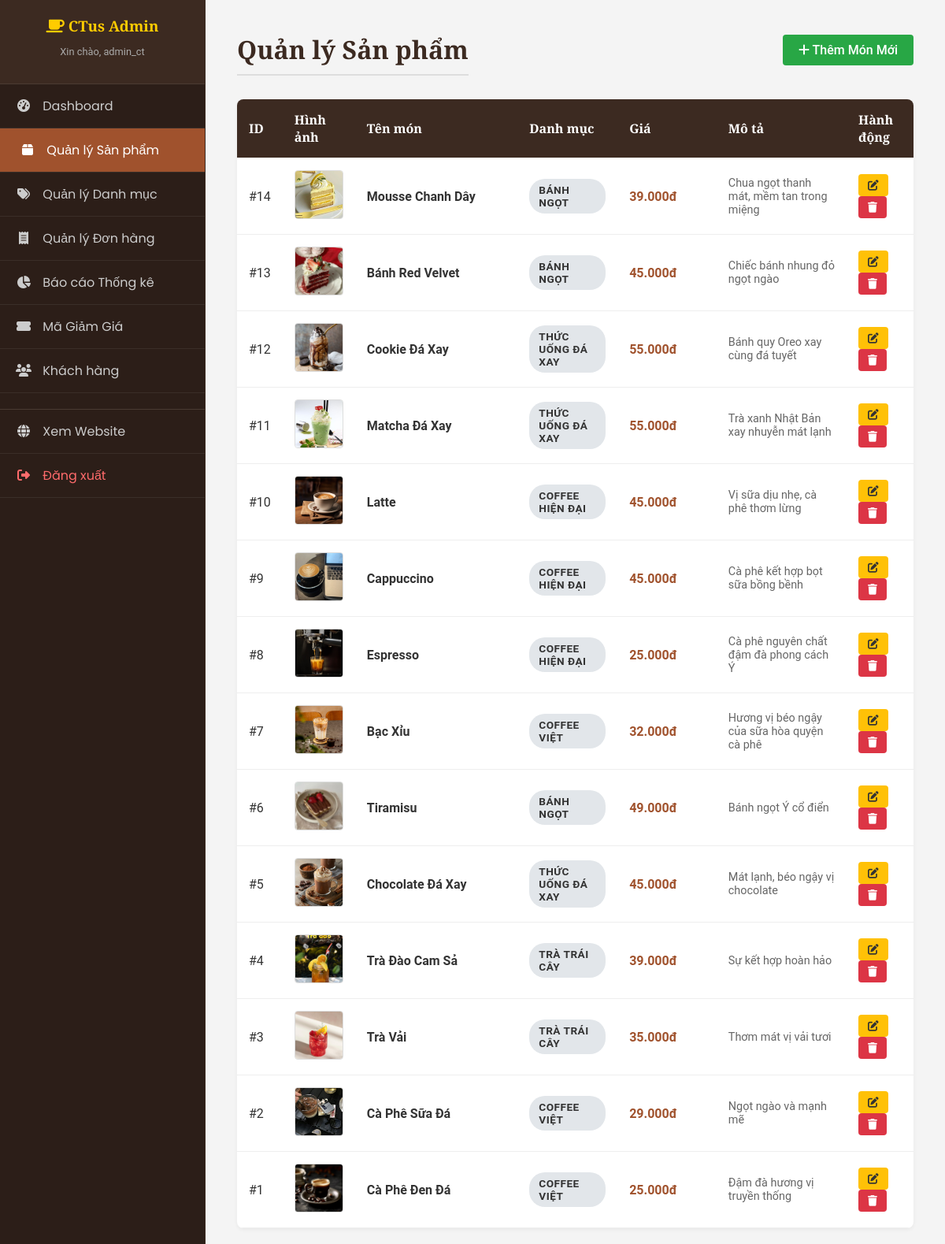
The page /src/admin/products.php (signed in) on the database its author committed.
### tables this page shows
CREATE TABLE IF NOT EXISTS `products` (
  `id` int NOT NULL AUTO_INCREMENT,
  `category_id` int NOT NULL,
  `name` varchar(255) NOT NULL,
  `price` decimal(10,0) NOT NULL,
  `description` text,
  `image` varchar(255) DEFAULT NULL,
  `created_at` timestamp NULL DEFAULT CURRENT_TIMESTAMP,
  PRIMARY KEY (`id`),
  KEY `category_id` (`category_id`)
);

CREATE TABLE IF NOT EXISTS `categories` (
  `id` int NOT NULL AUTO_INCREMENT,
  `name` varchar(100) NOT NULL,
  PRIMARY KEY (`id`),
  UNIQUE KEY `name` (`name`)
);

### src/admin/products.php (the view, shortened to what this page needs)
<?php
include 'includes/header.php';
$sql = "SELECT p.*, c.name as category_name
        FROM products p
        LEFT JOIN categories c ON p.category_id = c.id
        ORDER BY p.id DESC";
$result = $conn->query($sql);
?>
<main class="admin-content">
    <div style="display: flex; justify-content: space-between; align-items: center;">
        <h1 class="admin-page-title">Quản lý Sản phẩm</h1>
        <a href="product_form.php" class="btn-admin btn-add-new"><i class="fas fa-plus"></i> Thêm Món Mới</a>
    </div>
    <table class="admin-table">
        <thead>
            <tr>
                <th width="5%">ID</th>
                <th width="10%">Hình ảnh</th>
                <th width="25%">Tên món</th>
                <th width="15%">Danh mục</th>
                <th width="15%">Giá</th>
                <th width="20%">Mô tả</th>
                <th width="10%">Hành động</th>
            </tr>
        </thead>
        <tbody>
            <?php if ($result->num_rows > 0): ?>
                <?php while ($row = $result->fetch_assoc()): ?>
                <tr>
                    <td>#<?php echo $row['id']; ?></td>
                    <td>
                        <img src="../assets/images/<?php echo htmlspecialchars($row['image']); ?>"
                             alt="Img" onerror="this.src='https://via.placeholder.com/60'">
                    </td>
                    <td><strong><?php echo htmlspecialchars($row['name']); ?></strong></td>
                    <td><span class="status-badge status-Processing" style="background:#e2e6ea; color:#333; border:none;"><?php echo htmlspecialchars($row['category_name']); ?></span></td>
                    <td style="color: #A0522D; font-weight: bold;"><?php echo number_format($row['price'], 0, ',', '.'); ?>đ</td>
                    <td style="font-size: 0.9em; color: #666;">
                        <?php echo mb_strimwidth(htmlspecialchars($row['description']), 0, 50, "..."); ?>
                    </td>
                    <td>
                        <a href="product_form.php?id=<?php echo $row['id']; ?>" class="btn-admin btn-edit" title="Sửa"><i class="fas fa-edit"></i></a>
                        <a href="products.php?delete_id=<?php echo $row['id']; ?>"
                           class="btn-admin btn-delete"
                           onclick="return confirm('Bạn chắc chắn muốn xóa món này?');" title="Xóa"><i class="fas fa-trash"></i></a>
                    </td>
                </tr>
                <?php endwhile; ?>
            <?php else: ?>
                <tr><td colspan="7" style="text-align:center;">Chưa có sản phẩm nào.</td></tr>
            <?php endif; ?>
        </tbody>
    </table>
</main>
<?php include 'includes/footer.php'; ?>

### src/admin/includes/header.php (shortened to what this page needs)
<?php
$current_page = basename($_SERVER['PHP_SELF']);
?>
<!DOCTYPE html>
<html lang="vi">
<head>
    <link rel="stylesheet" href="https://cdnjs.cloudflare.com/ajax/libs/font-awesome/6.4.0/css/all.min.css">
    <link rel="stylesheet" href="../assets/css/style.css">
</head>
<body>
    <div class="admin-wrapper">
<nav class="admin-sidebar">
    <div class="admin-sidebar-header">
        <h3><i class="fas fa-coffee"></i> CTus Admin</h3>
        <p style="font-size: 0.8em; color: #aaa;">Xin chào, <?php echo htmlspecialchars($_SESSION['username']); ?></p>
    </div>
    <ul class="admin-menu">
        <li>
            <a href="index.php" class="<?php echo ($current_page == 'index.php') ? 'active' : ''; ?>">
                <i class="fas fa-tachometer-alt"></i> Dashboard
            </a>
        </li>
        <li>
            <a href="products.php" class="<?php echo ($current_page == 'products.php') ? 'active' : ''; ?>">
                <i class="fas fa-box"></i> Quản lý Sản phẩm
            </a>
        </li>
        <li>
            <a href="categories.php" class="<?php echo ($current_page == 'categories.php') ? 'active' : ''; ?>">
                <i class="fas fa-tags"></i> Quản lý Danh mục
            </a>
        </li>
        <li>
            <a href="orders.php" class="<?php echo ($current_page == 'orders.php') ? 'active' : ''; ?>">
                <i class="fas fa-receipt"></i> Quản lý Đơn hàng
            </a>
        </li>
        <li>
    <a href="stats.php" class="<?php echo ($current_page == 'stats.php') ? 'active' : ''; ?>">
        <i class="fas fa-chart-pie"></i> Báo cáo Thống kê
    </a>
</li>
<li>
            <a href="coupons.php" class="<?php echo ($current_page == 'coupons.php') ? 'active' : ''; ?>">
                <i class="fas fa-ticket-alt"></i> Mã Giảm Giá
            </a>
        </li>
        <li>
            <a href="users.php" class="<?php echo ($current_page == 'users.php') ? 'active' : ''; ?>">
                <i class="fas fa-users"></i> Khách hàng
            </a>
        </li>
        <li style="margin-top: 20px; border-top: 1px solid #4a3b32;">
            <a href="../index.php" target="_blank">
                <i class="fas fa-globe"></i> Xem Website
            </a>
        </li>
        <li>
            <a href="../logout.php" style="color: #ff6b6b;">
                <i class="fas fa-sign-out-alt"></i> Đăng xuất
            </a>
        </li>
    </ul>
</nav>

### src/admin/includes/footer.php (shortened to what this page needs)
</div> </body>
</html>

### src/assets/css/style.css (style rules this page uses)
body { font-family: 'Roboto', sans-serif; margin: 0; background-color: #f4f4f4; color: #333; }
h1, h2, h3 { font-family: 'Playfair Display', serif; color: #3C2A21; }
body { background-color: #fffbf2; }
.admin-wrapper { display: flex; min-height: 100vh; }
.admin-sidebar { width: 260px; background-color: #2C1E18; color: #ecf0f1; flex-shrink: 0; display: flex; flex-direction: column; border-right: 1px solid #3C2A21; }
.admin-sidebar-header { background-color: #3C2A21; padding: 20px; text-align: center; border-bottom: 1px solid #4a3b32; }
.admin-sidebar-header h3 { margin: 0; color: #FFCC00; font-family: 'Playfair Display', serif; }
.admin-menu { list-style: none; padding: 0; margin: 0; flex-grow: 1; }
.admin-menu li a { display: block; padding: 15px 20px; color: #ccc; text-decoration: none; border-bottom: 1px solid #3a2e28; transition: all 0.3s; font-family: 'Poppins', sans-serif; }
.admin-menu li a:hover, .admin-menu li a.active { background-color: #A0522D; color: white; padding-left: 25px; }
.admin-menu i { margin-right: 10px; width: 20px; text-align: center; }
.admin-content { flex-grow: 1; background-color: #f4f4f4; padding: 20px 40px; overflow-y: auto; }
.admin-page-title { font-family: 'Playfair Display', serif; color: #3C2A21; font-size: 2em; margin-bottom: 30px; border-bottom: 2px solid #ddd; padding-bottom: 10px; }
.btn-admin { padding: 6px 12px; border-radius: 4px; text-decoration: none; font-size: 0.85em; font-weight: 500; display: inline-block; border: none; cursor: pointer; transition: all 0.2s; }
.btn-edit { background-color: #ffc107; color: #333; margin-right: 5px; }
.btn-delete { background-color: #dc3545; color: white; }
.btn-add-new { background-color: #28a745; color: white; padding: 10px 20px; font-size: 1em; margin-bottom: 20px; display: inline-block; }
.admin-table { width: 100%; background: white; border-collapse: collapse; box-shadow: 0 2px 5px rgba(0,0,0,0.05); border-radius: 8px; overflow: hidden; }
.admin-table th, .admin-table td { padding: 15px; text-align: left; border-bottom: 1px solid #eee; }
.admin-table th { background-color: #3C2A21; color: white; font-family: 'Playfair Display', serif; }
.admin-table img { width: 60px; height: 60px; object-fit: cover; border-radius: 4px; border: 1px solid #ddd; }
.status-badge { display: inline-block; padding: 6px 12px; border-radius: 20px; font-size: 0.85em; font-weight: bold; text-transform: uppercase; letter-spacing: 0.5px; }
.status-Processing { background-color: #cce5ff; color: #004085; border: 1px solid #b8daff; }

### rows shown on the page
products: id "14", image (picture), name "Mousse Chanh Dây", category.name "BÁNH NGỌT", price "39.000", description "Chua ngọt thanh mát, mềm tan trong miệng"
products: id "13", image (picture), name "Bánh Red Velvet", category.name "BÁNH NGỌT", price "45.000", description "Chiếc bánh nhung đỏ ngọt ngào"
products: id "12", image (picture), name "Cookie Đá Xay", category.name "THỨC UỐNG ĐÁ XAY", price "55.000", description "Bánh quy Oreo xay cùng đá tuyết"
products: id "11", image (picture), name "Matcha Đá Xay", category.name "THỨC UỐNG ĐÁ XAY", price "55.000", description "Trà xanh Nhật Bản xay nhuyễn mát lạnh"
products: id "10", image (picture), name "Latte", category.name "COFFEE HIỆN ĐẠI", price "45.000", description "Vị sữa dịu nhẹ, cà phê thơm lừng"
products: id "9", image (picture), name "Cappuccino", category.name "COFFEE HIỆN ĐẠI", price "45.000", description "Cà phê kết hợp bọt sữa bồng bềnh"
products: id "8", image (picture), name "Espresso", category.name "COFFEE HIỆN ĐẠI", price "25.000", description "Cà phê nguyên chất đậm đà phong cách Ý"
products: id "7", image (picture), name "Bạc Xỉu", category.name "COFFEE VIỆT", price "32.000", description "Hương vị béo ngậy của sữa hòa quyện cà phê"
products: id "6", image (picture), name "Tiramisu", category.name "BÁNH NGỌT", price "49.000", description "Bánh ngọt Ý cổ điển"
products: id "5", image (picture), name "Chocolate Đá Xay", category.name "THỨC UỐNG ĐÁ XAY", price "45.000", description "Mát lạnh, béo ngậy vị chocolate"
products: id "4", image (picture), name "Trà Đào Cam Sả", category.name "TRÀ TRÁI CÂY", price "39.000", description "Sự kết hợp hoàn hảo"
products: id "3", image (picture), name "Trà Vải", category.name "TRÀ TRÁI CÂY", price "35.000", description "Thơm mát vị vải tươi"
products: id "2", image (picture), name "Cà Phê Sữa Đá", category.name "COFFEE VIỆT", price "29.000", description "Ngọt ngào và mạnh mẽ"
products: id "1", image (picture), name "Cà Phê Đen Đá", category.name "COFFEE VIỆT", price "25.000", description "Đậm đà hương vị truyền thống"

### other values the page prints
$_SESSION['username'] "admin_ct"
